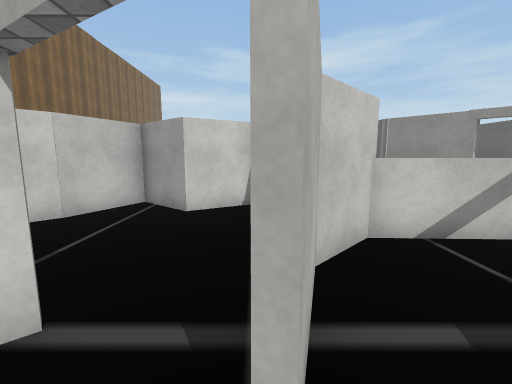
view 1 (above)

18 first-person views from a walk through a 3-D level made in the Unity game engine. The camera is 1.5 m above the floor, tilts 8° down and sees 90° across. The floor is counted in squares, 1 m on a side. Each view is taken from the middle of a square. On the plan, view 1 faces up. The plan holds only what a view shows up to about 13 squares ahead; the rest is blank. The place goes on beyond the plan. Some animated figures are not drawn. Door leaves are left out, so doorways stand open. Some surface patterns are stand-ins.

view 2
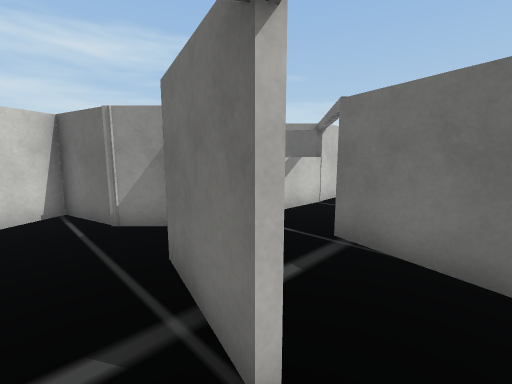

view 3
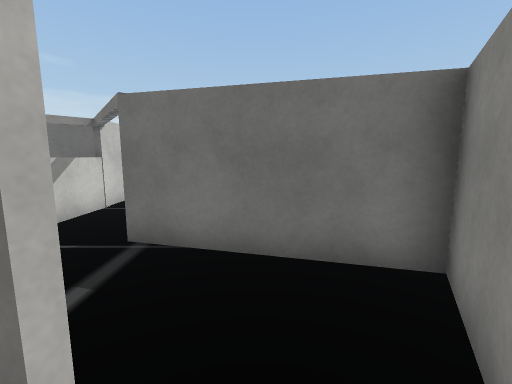

view 4
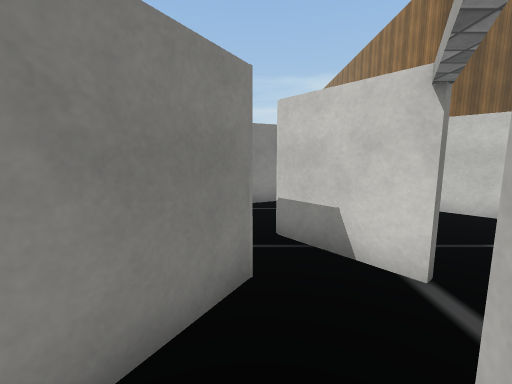

view 5
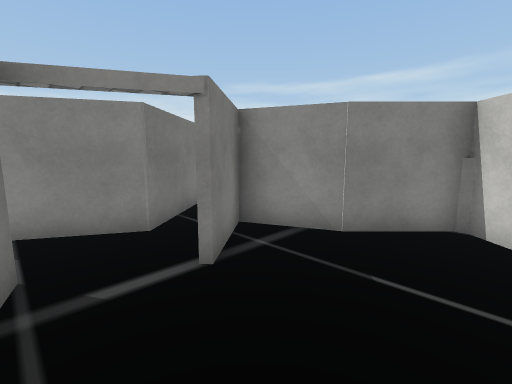

view 6
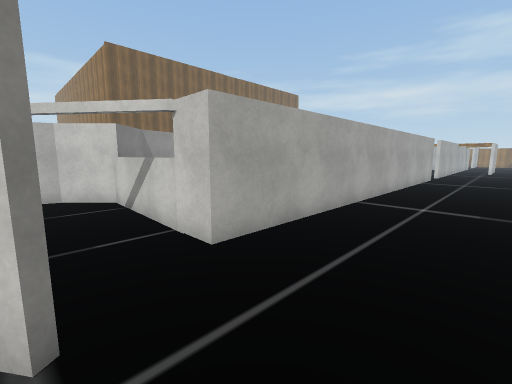

view 7
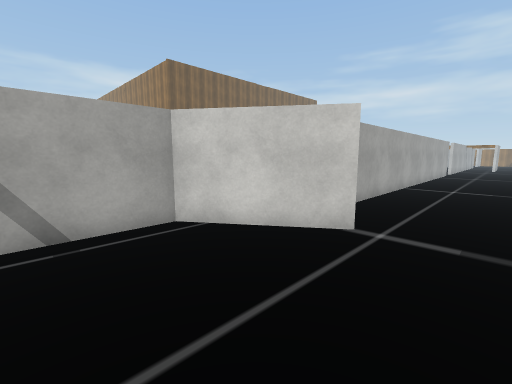

view 8
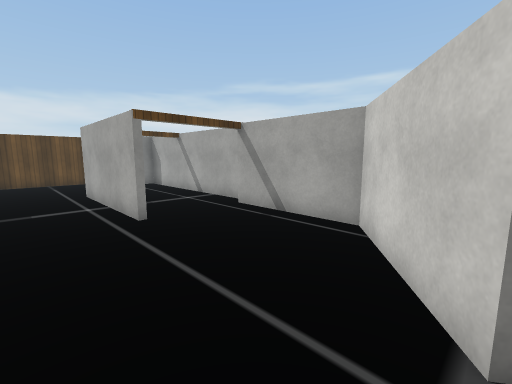

view 9
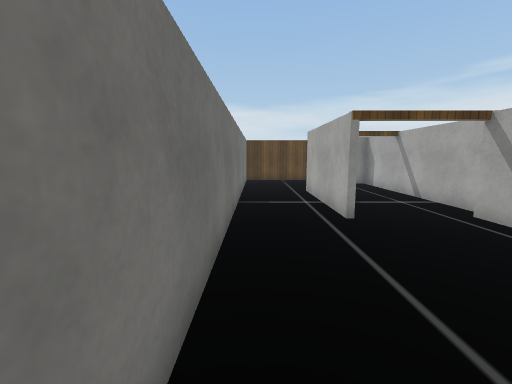

view 10
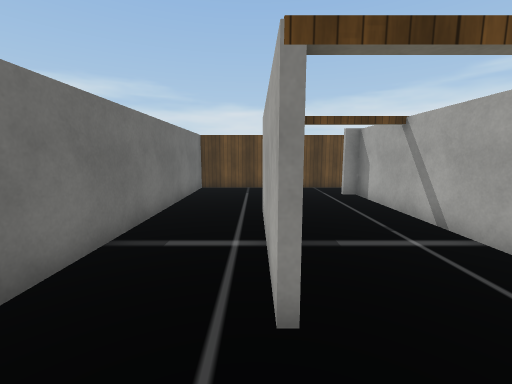

view 11
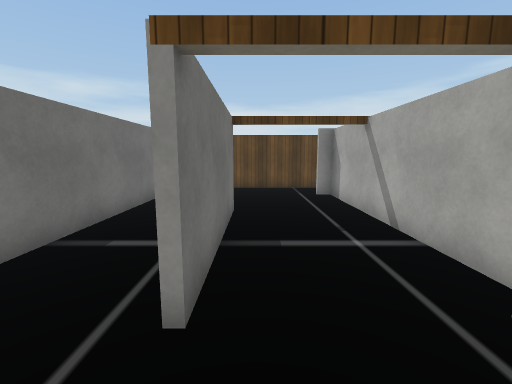

view 12
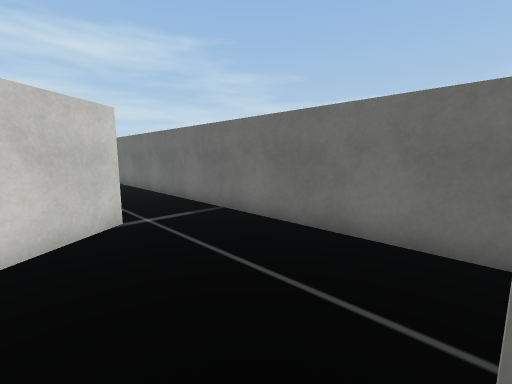

view 13
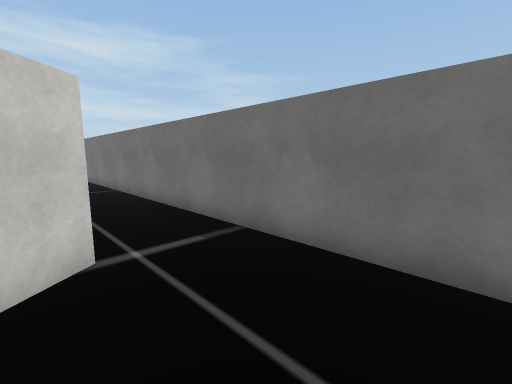

view 14
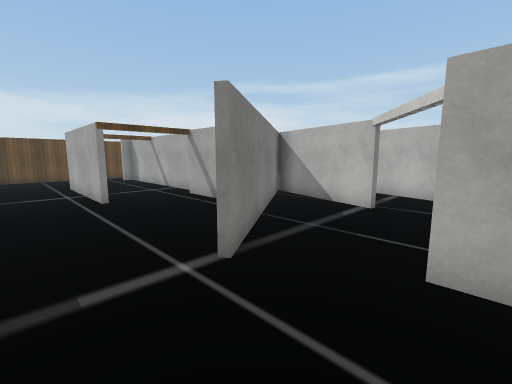

view 15
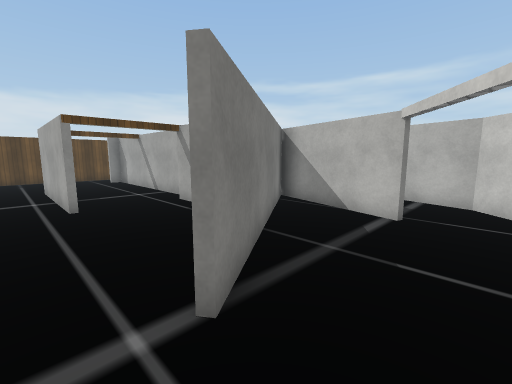

view 16
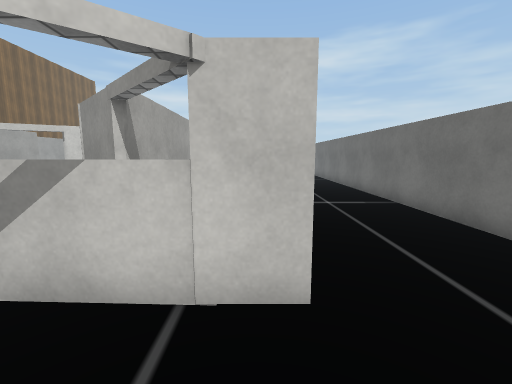

view 17
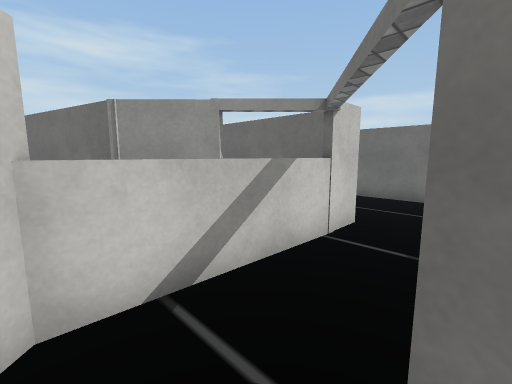

view 18
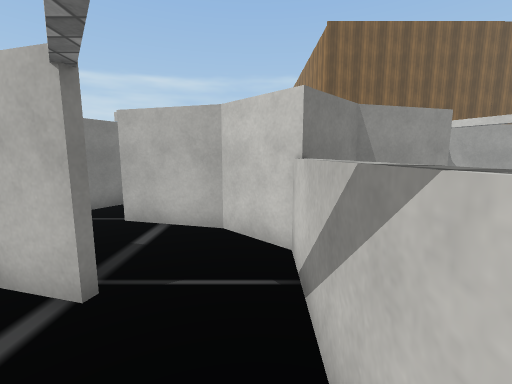

### Floor plan
Points are (right, up) in squares from view 1. A wall is a line through its corners. A room is listed if a view was taken in it or the views show most of it. See-through windows are left out.
Room 1 (views 1, 2, 3, 5)
walls: (-1.8, 2.1) (-3.8, 0.4); (1.5, 5.1) (0.7, 5.9) (0.1, 8) (-1.9, 6.9) (-3.7, 8.3) (-4.7, 6.2) (-6.4, 4.4) (-4.8, 2.8) (-3.8, 0.7) (-1.9, 2.2); (0, 0.9) (0.6, 3.4); (-2, 0) (0, -1.2)
ways out: opening at (0, 0) to room 2
Room 2 (view 4)
walls: (0, -1.2) (2.1, -2.4) (2.9, 0.4); (0.8, 3.3) (0.1, 0.9)
ways out: opening at (0, 0) to room 1; opening at (2, 1.5) to room 4
Room 3 (views 6, 7, 8, 9, 10, 11, 12, 13, 14, 15, 16, 18)
walls: (8.8, -4) (8.8, -9.1); (5.1, -4.8) (5.1, -11.8) (5.8, -11.8); (8.9, 2.1) (5.6, -0.2) (5.6, -4.2); (2.1, -2.4) (8.8, 2.2); (3.6, 2.3) (2.8, -0.7); (8.6, -9.1) (8.6, -4); (4.9, -14.2) (11.6, -14.2) (11.6, 11.5); (7.6, 11.5) (7.6, 4.4) (2.1, 4.6)
ways out: opening at (3, 3) to room 4
Room 4 (view 17)
walls: (2.9, 0.4) (3.4, 2.3); (2.2, 4.7) (0.8, 3.3)
ways out: opening at (2, 1.5) to room 2; opening at (3, 3) to room 3

Positions as (right, up) in squares from view 1, and headings:
1: (0, 0), facing up
2: (-1, 0), facing up-right
3: (-1, 0), facing right
4: (1, 0), facing left
5: (0, 5), facing down-left
6: (11, 2), facing up-left
7: (11, -3), facing up-left
8: (11, 2), facing down-left
9: (11, 2), facing down
10: (9, -2), facing down
11: (8, -2), facing down
12: (7, -4), facing up-right
13: (8, -2), facing up-right
14: (11, 5), facing down-left
15: (10, 4), facing down-left
16: (7, 2), facing up
17: (2, 2), facing up-right
18: (6, 4), facing left
